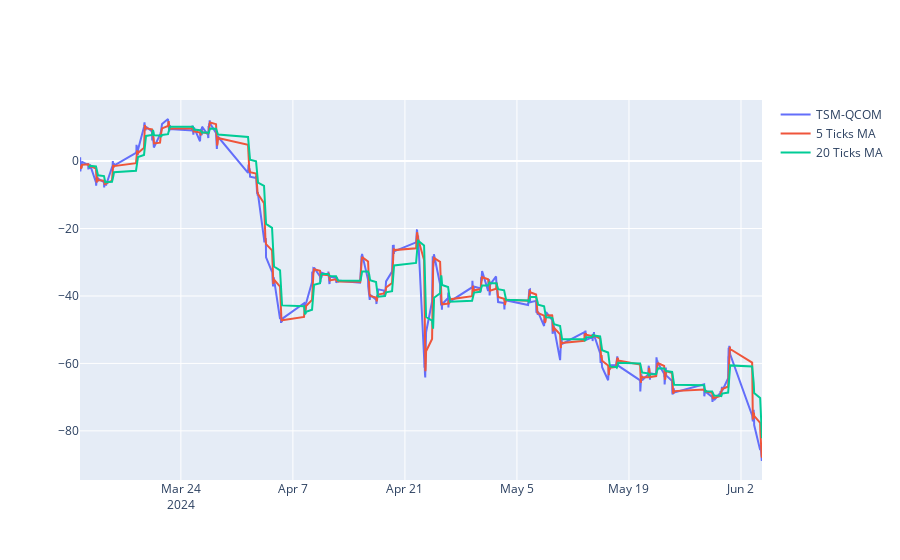

Notebook source saved alongside this figure:
### Code cell
# Plot the difference and its moving average

fig = go.Figure()
fig.add_trace(go.Scatter(x=tsm_qcom_dif.index, y=tsm_qcom_dif, name='TSM-QCOM'))
fig.add_trace(go.Scatter(x=tsm_qcom_dif.index, y=tsm_qcom_dif.rolling(window=5).mean(), name='5 Ticks MA'))
fig.add_trace(go.Scatter(x=tsm_qcom_dif.index, y=tsm_qcom_dif.rolling(window=20).mean(), name='20 Ticks MA'))

fig.show()

### Figure 1 — Plotly figure (JSON) as saved in the notebook; plotly's stock layout.template omitted (floating-point values rounded to 4 significant figures; data arrays with more than 128 entries replaced by an {"elided": "..."} marker saying what was removed)
{"data": [{"name": "TSM-QCOM", "type": "scatter", "x": {"elided": "779 str values"}, "y": {"elided": "779 float values"}}, {"name": "5 Ticks MA", "type": "scatter", "x": {"elided": "779 str values"}, "y": {"elided": "779 float values"}}, {"name": "20 Ticks MA", "type": "scatter", "x": {"elided": "779 str values"}, "y": {"elided": "779 float values"}}], "layout": {}}
